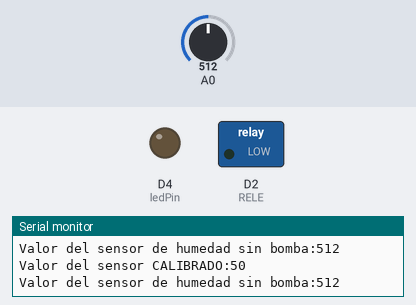
Bench run of a sketch on a simulated ESP8266 (NodeMCU). On the bench: switched loads named in the sketch (green lamp = pin HIGH), output pins drawn as LEDs (lit = HIGH), the last lines printed to the serial monitor. Inputs (shaded band) come from the test bench; at power-on: A0 = 512. WiFi joins after 1.5 s; servers stay silent unless stated.

Above: at 2.7 s.
2.8 s: A0 set to 260
4.3 s: A0 set to 233
At 5.7 s:
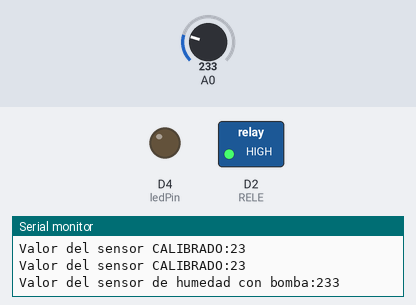
Timing chart, 0 to 7.3 s (numbered marks = the images above; inputs shaded):
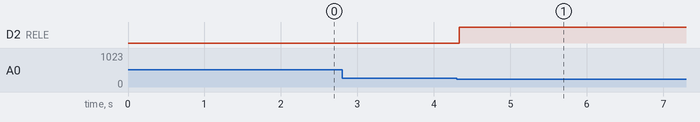

The sketch:

nodoTRESecotecnia.ino
```cpp
#include <Time.h>
#include <TimeLib.h>

//Duración

//Datos para ESP
#include <SPI.h>
#include <ESP8266WiFi.h>
byte ledPin = 2;
char ssid[] = "iPhone (2)";           // SSID of your home WiFi   "e84d76"
char pass[] = "0qgiwz43";            // password of your home WiFi   "272627885"
const char* host = "jrobertohhresearch.tech";  //Dirección IPv4 */
//unsigned long askTimer = 0;
IPAddress server(192,168,0,80);       // the fix IP address of the server
WiFiClient client;

//Datos sensor HUMEDAD
int dryValue = 0;
int wetValue = 1024;
int friendlyDryValue = 0;
int friendlyWetValue = 100;
int RELE = D2;

void setup(){

  Serial.begin(115200);
  pinMode(RELE, OUTPUT);

  //Datos para ESP
  WiFi.begin(ssid, pass);             // connects to the WiFi router
  while (WiFi.status() != WL_CONNECTED) {
    Serial.print(".");
    delay(500);
  }
  pinMode(ledPin, OUTPUT);

  //Time
  setTime(19,00,00,31,5,2019); // Las 19:00:00 del dia 31 de May de 2019

}

void loop(){

  int HUM = analogRead(A0);
  Serial.print("Valor del sensor CALIBRADO:");
  int friendlyValue = map (HUM, dryValue, wetValue, friendlyDryValue, friendlyWetValue);
  Serial.println(friendlyValue);
  if(friendlyValue < 25){  //Máximo de humedad 860
      int minutos = 0;
      while(minutos < 19 ){
           HUM = analogRead(A0);
           Serial.print("Valor del sensor CALIBRADO:");
           friendlyValue = map (HUM, dryValue, wetValue, friendlyDryValue, friendlyWetValue);
           Serial.println(friendlyValue);
           time_t t = now();
           Serial.print("Valor del sensor de humedad con bomba:");
           Serial.println(HUM);
           digitalWrite(RELE, HIGH);
           delay(2000);
           Serial.print(day(t));
           Serial.print(+ "/") ;
           Serial.print(month(t));
           Serial.print(+ "/") ;
           Serial.print(year(t));
           Serial.print( " ") ;
           Serial.print(hour(t));
           Serial.print(+ ":") ;
           Serial.print(minute(t));
           Serial.print(":") ;
           Serial.println(second(t));
           int minutos =  minute(t);
           Serial.print("Minutos :") ;
           Serial.println(minutos);
      }
      //while(analogRead(A0) < 300){
        //    int valorActual = analogRead(A0);
      //}
      Serial.println(analogRead(A0));
      client.connect(server, 80);   // Connection to the server
      //Envío de datos
      int lecturaNODO = 3;
      digitalWrite(ledPin, LOW);
      Serial.println("********************************");
      Serial.print("Byte sent to the AP: ");
      Serial.println(client.println(lecturaNODO));
      String answer = client.readStringUntil('\r');
      Serial.println("From the AP: " + answer);
      client.flush();
      digitalWrite(ledPin, HIGH);
      //const client = client.available();
      WiFiClient client;
      const int httpPort = 80;
      if (!client.connect(host, httpPort)) {
          Serial.println("connection failed");
          return;
       }
       //String uidUsuario = String(Usuario[1]) + String(Usuario[2]) + String(Usuario[3]);
       String url = "/drole/guardar4.php";
       //String dato1 = "?uidUsuario=";
       String dato2 = "?nodo=";
       String nodo="003";
       Serial.print("Requesting URL: ");
       Serial.println(url);
       //Insertar registro en BD
       client.print(String("GET ") + url + dato2 + nodo + " HTTP/1.1\r\n" + "Host: " + host + "\r\n" + "Connection: close\r\n\r\n");
       unsigned long timeout = millis();
       while (client.available() == 0) { //Devuelve la cantidad de datos que se han escrito por el cliente para el servidor al que está conectado
             if (millis() - timeout > 5000) {
                 Serial.println(">>> Client Timeout !");
                 client.stop();
                 return;
              }
        }
        // Read all the lines of the reply from server and print them to Serial
        while (client.available()) {
               String line = client.readStringUntil('\r'); //El carácter de retorno de carro
               Serial.print(line);
         }
         Serial.println();
         Serial.println("closing connection");
         setTime(19,00,00,31,5,2019);
  }
  else{ //if(friendlyValue >= 600){
       digitalWrite(RELE, LOW);
       HUM = analogRead(A0);
       Serial.print("Valor del sensor de humedad sin bomba:");
       Serial.println(HUM);
       delay(100);
  }
}
```

Measured:
- the behaviour switches between 251 and 250 on A0 (found by bisection; images 0 and 1)
- after the input at 4.3 s, D2 (RELE): LOW → HIGH at once
